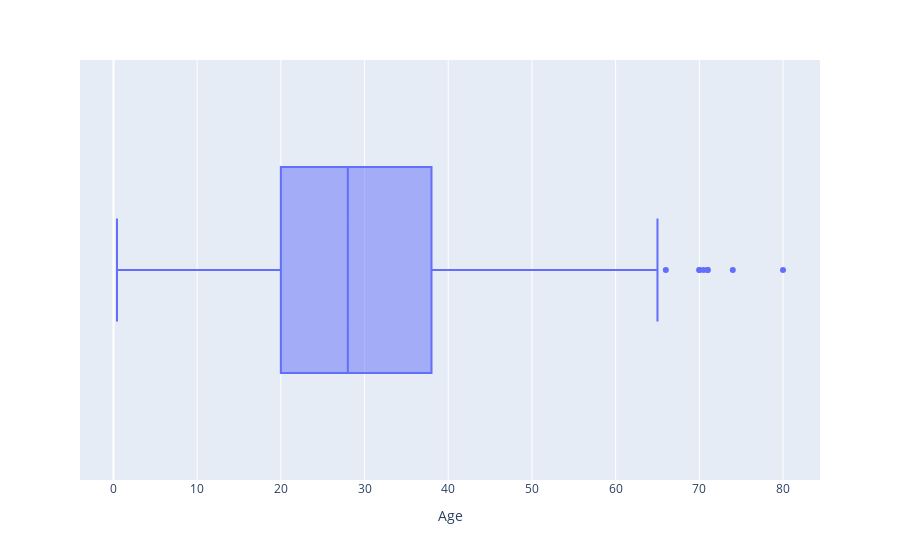

The notebook cell saved with this chart:
### Code cell
px.box(data_frame=df,x='Age')

### Figure 1 — Plotly figure (JSON) as saved in the notebook; plotly's stock layout.template omitted (floating-point values rounded to 4 significant figures; data arrays with more than 128 entries replaced by an {"elided": "..."} marker saying what was removed)
{"data": [{"alignmentgroup": "True", "hovertemplate": "Age=%{x}<extra></extra>", "legendgroup": "", "marker": {"color": "#636efa"}, "name": "", "notched": false, "offsetgroup": "", "orientation": "h", "showlegend": false, "type": "box", "x": {"elided": "891 float values"}, "x0": " ", "xaxis": "x", "y0": " ", "yaxis": "y"}], "layout": {"boxmode": "group", "legend": {"tracegroupgap": 0}, "margin": {"t": 60}, "xaxis": {"anchor": "y", "domain": [0, 1], "title": {"text": "Age"}}, "yaxis": {"anchor": "x", "domain": [0, 1]}}}
